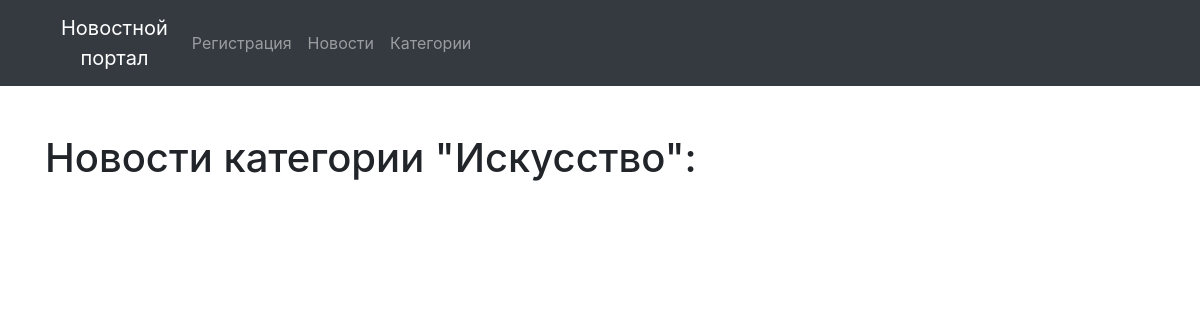
Before: /categories/art/ with the older database file.
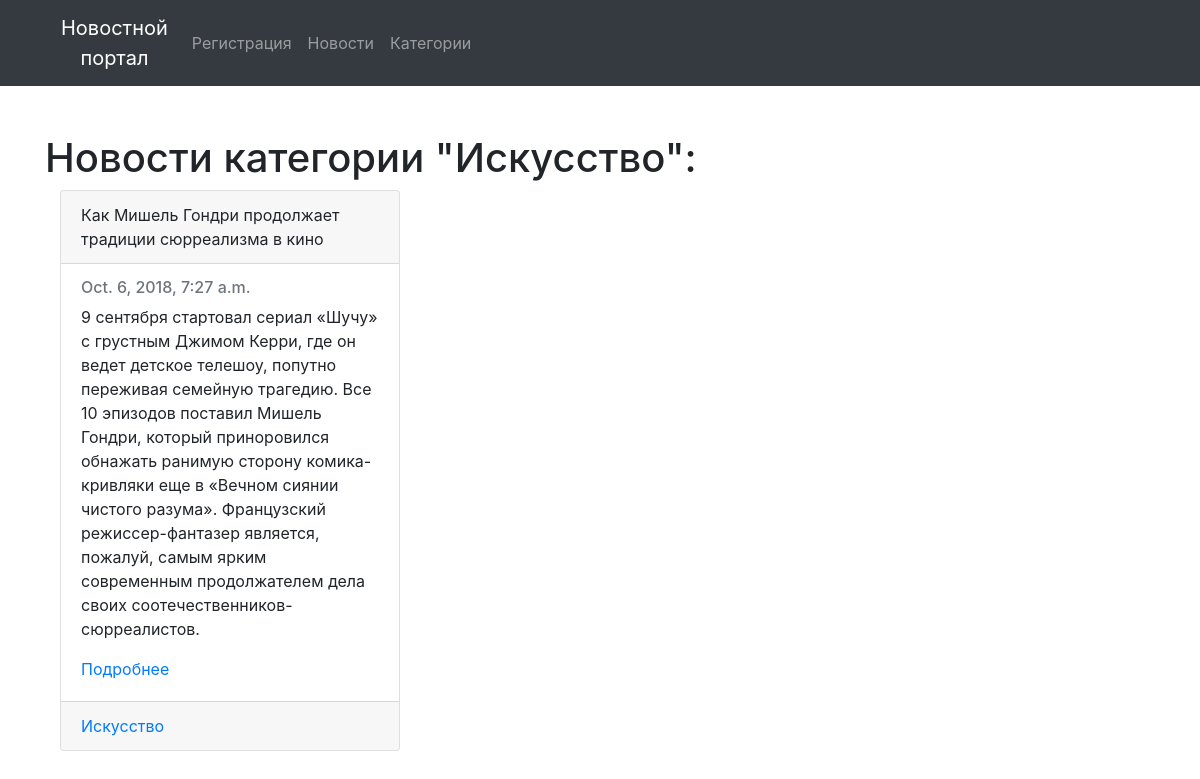
After: the same page with the newer database file.
### news_portal/models.py (models this page shows, shortened)
class Tag(models.Model):
    title = models.CharField(max_length=150, db_index=True)
    slug = models.SlugField(max_length=150, unique=True)
    def get_absolute_url(self):
        return reverse('category_detail_url', kwargs={'slug': self.slug})

class Post(models.Model):
    title = models.CharField(max_length=150, db_index=True)
    slug = models.SlugField(max_length=150, blank=True, unique=True)
    body = models.TextField(blank=True, db_index=True)
    tags = models.ManyToManyField('Tag', blank=True, related_name = 'posts')
    date_pub = models.DateTimeField(auto_now_add=True)
    def get_absolute_url(self):
        return reverse('news_detail_url', kwargs={'slug': self.slug})

### news_portal/views.py (the view)
# urls.py: path('categories/<str:slug>/', category_detail, name="category_detail_url"),
def category_detail(request, slug):
    category = Tag.objects.get(slug__iexact=slug)
    return render(request, 'news_portal/category_detail.html', context={"category": category})

### news_portal/templates/news_portal/category_detail.html (shortened to what this page needs)
{% extends 'news_portal/base_news.html' %}
{% block content %}
  <div class="col-sm-12">
    <h1>Новости категории "{{ category.title|title }}":</h1>
      {% for single_news in category.posts.all %}
        <div class="col-sm-4">
          <div class="card">
            <div class="card-header">{{ single_news.title }}</div>
            <div class="card-body">
              <h6 class="card-subtitle mb-2 text-muted">{{ single_news.date_pub }}</h6>
              <p class="card-text">{{ single_news.body }}</p>
              <a href="{{ single_news.get_absolute_url }}" class="card-link">Подробнее</a>
            </div>
            <div class="card-footer text-muted">
              {% for cat in single_news.tags.all %}
                <a href="{{ cat.get_absolute_url }}">{{ cat.title }}</a>
              {% endfor %}
            </div>
          </div>
        </div>
      {% endfor %}
  </div>
{% endblock %}

### news_portal/templates/news_portal/base_news.html
{% extends 'base.html' %}

### templates/base.html (shortened to what this page needs)
{% load staticfiles %}
<!DOCTYPE html>
<html lang="en" dir="ltr">
  <head>
    <link rel="stylesheet" href="https://stackpath.bootstrapcdn.com/bootstrap/4.1.3/css/bootstrap.min.css">
    <link rel="stylesheet" href="{% static 'css/style.css' %}">
  </head>
  <body>
    <header style="background: #343a40;">
      <div class="container">
        <nav class="navbar navbar-expand-lg navbar-dark bg-dark">
          <a class="navbar-brand text-center" href="{% url 'index' %}">Новостной<br> портал</a>
          <div class="collapse navbar-collapse" id="navbarSupportedContent">
            <ul class="navbar-nav mr-auto">
              <li class="nav-item">
                <a class="nav-link" href="{% url 'register_url' %}">Регистрация</a>
              </li>
              <li class="nav-item">
                <a class="nav-link" href="{% url 'news' %}">Новости</a>
              </li>
              <li class="nav-item">
                <a class="nav-link" href="{% url 'categories_list_url' %}">Категории</a>
              </li>
            </ul>
          </div>
        </nav>
      </div>
    </header>
<div class="container mt-5">
  <div class="row">
      {% block content %}{% endblock %}
  </div>
</div>
  </body>
</html>

Changed rows visible on the page:
added Post: title "Как Мишель Гондри продолжает традиции сюрреализма в кино", date_pub "Oct. 6, 2018, 7:27 a.m.", body "9 сентября стартовал сериал «Шучу» с грустным Джимом Керри, где он ведет детское телешоу, попутно переживая семейную трагедию. Все 10 эпизодов поставил Мишель Гондри, который приноровился обнажать ранимую сторону комика-кривляки еще в «Вечном сиянии чистого разума». Французский режиссер-фантазер является, пожалуй, самым ярким современным продолжателем дела своих соотечественников-сюрреалистов.", Tag (title "Искусство")
